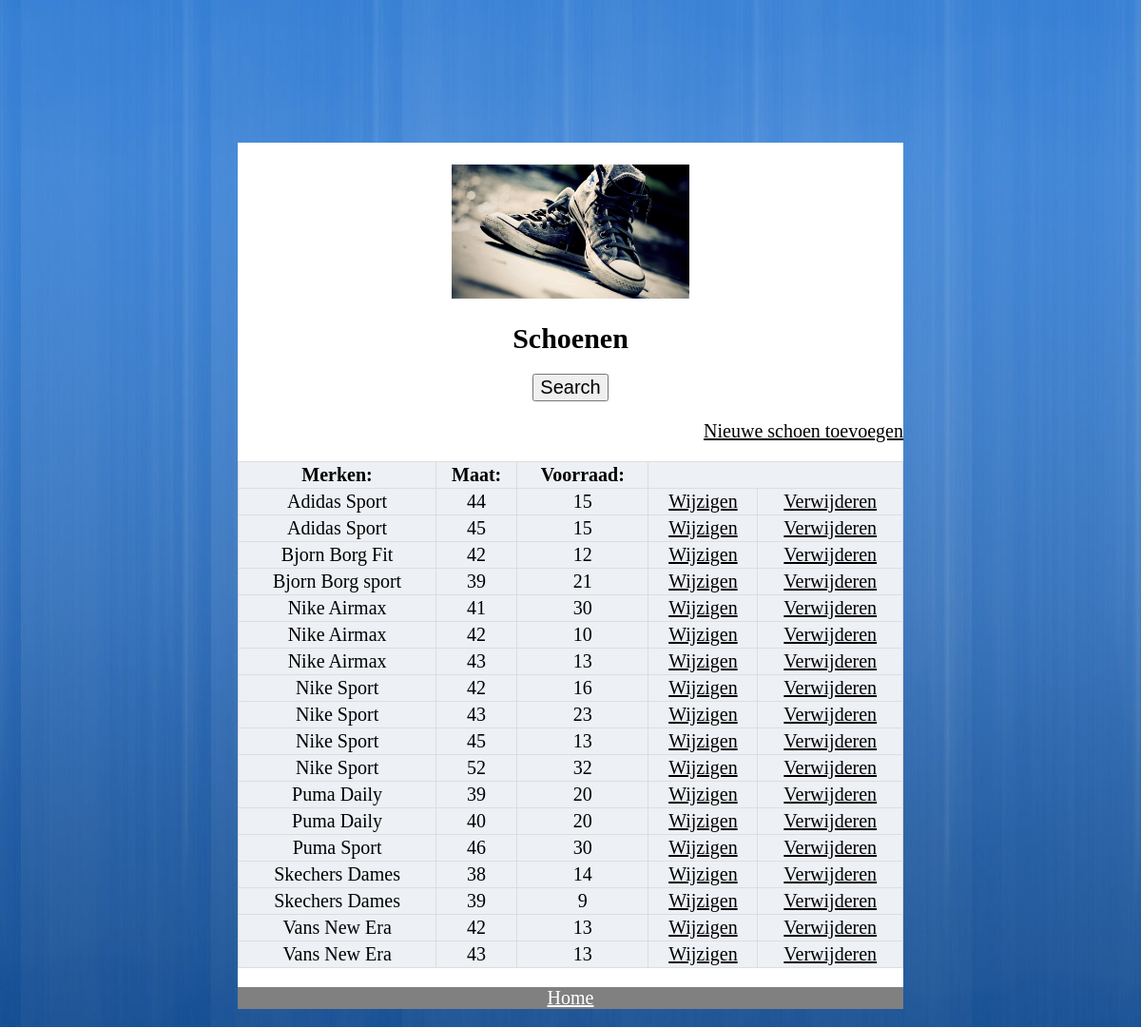
/schoenmerken/index.php, run on the app's committed database.
### tables this page shows
CREATE TABLE `schoenen` (
  `id` int(11) NOT NULL,
  `merk` varchar(50) NOT NULL DEFAULT '0',
  `maat` varchar(50) NOT NULL DEFAULT '0',
  `voorraad` varchar(50) NOT NULL DEFAULT '0'
);

### schoenmerken/index.logic.php (called while the page is built)
<?php
	$db = new mysqli('localhost','root','','shoeswebsite');
	$query = "SELECT * FROM schoenen order by merk, maat asc";
	$result = $db->query($query);
	$schoenen = $result->fetch_all(MYSQLI_ASSOC);
?>

### schoenmerken/index.php (the view, shortened to what this page needs)
<?php
	require_once "index.logic.php";
	include "../common/header.php";
?>
<div class="header">
	<br>
	<img src="../img/logo.jpg">
	<h1>Schoenen</h1>
	<button id='change' onclick='search()'>Search</button>
	<p class="options"><a href="create.php">Nieuwe schoen toevoegen</a></p>
	<table>
		<thead>
			<tr>
				<th>Merken:</th>
				<th>Maat:</th>
				<th>Voorraad:</th></th>
			</tr>
		</thead>
<?php
	foreach($schoenen as $schoenen):
?>
			<tr>
				<td><?=$schoenen['merk']?></td>
				<td><?=$schoenen['maat']?></td>
				<td><?=$schoenen['voorraad']?></td>
				<td class="center"><a href="edit.php?id=<?=$schoenen['id']?>">Wijzigen</a></td>
				<td class="center"><a href="delete.php?id=<?=$schoenen['id']?>">Verwijderen</a></td>
			</tr>
<?php
	endforeach;
?>
	</table>
<?php
	include "../common/footer.php";
?>

### common/header.php (shortened to what this page needs)
<!doctype html>
<html>
	<head>
		<link rel="stylesheet" href="../common/main.css" type="text/css">
	</head>
	<body>

### common/footer.php
		<div class="footerbar"><p><a class="footerbar" href="../">Home</a></p></div>
	</body>
</html>

### common/main.css (style rules this page uses)
h1 { font-size: 30px; }
* { font-size: 20px; }
body { margin : 0 auto; width : 700px; background-image: url("../img/wallpaper.jpg"); background-repeat: no-repeat; background-position: 0 auto; }
table { width : 700px; }
table, td, th { border : 1px #ddd solid; border-collapse : collapse; background-color: #EDF0F5; color : black; }
td, th { padding: 2px; }
th { text-align: center; }
td.center { text-align: center; }
a { color: black; font-size: 20px; }
p.options { text-align: right; }
.header { background-color: white; text-align: center; margin-top: 150px; width: 0 auto; }
.footerbar { background-color: grey; color: white; }
img { width: auto; height: auto; max-height: 250px; max-width: 250px; }

### data on the page
schoenen: merk "Adidas Sport", maat "44", voorraad "15"
schoenen: merk "Adidas Sport", maat "45", voorraad "15"
schoenen: merk "Bjorn Borg Fit", maat "42", voorraad "12"
schoenen: merk "Bjorn Borg sport", maat "39", voorraad "21"
schoenen: merk "Nike Airmax", maat "41", voorraad "30"
schoenen: merk "Nike Airmax", maat "42", voorraad "10"
schoenen: merk "Nike Airmax", maat "43", voorraad "13"
schoenen: merk "Nike Sport", maat "42", voorraad "16"
schoenen: merk "Nike Sport", maat "43", voorraad "23"
schoenen: merk "Nike Sport", maat "45", voorraad "13"
schoenen: merk "Nike Sport", maat "52", voorraad "32"
schoenen: merk "Puma Daily", maat "39", voorraad "20"
schoenen: merk "Puma Daily", maat "40", voorraad "20"
schoenen: merk "Puma Sport", maat "46", voorraad "30"
schoenen: merk "Skechers Dames", maat "38", voorraad "14"
schoenen: merk "Skechers Dames", maat "39", voorraad "9"
schoenen: merk "Vans New Era", maat "42", voorraad "13"
schoenen: merk "Vans New Era", maat "43", voorraad "13"
